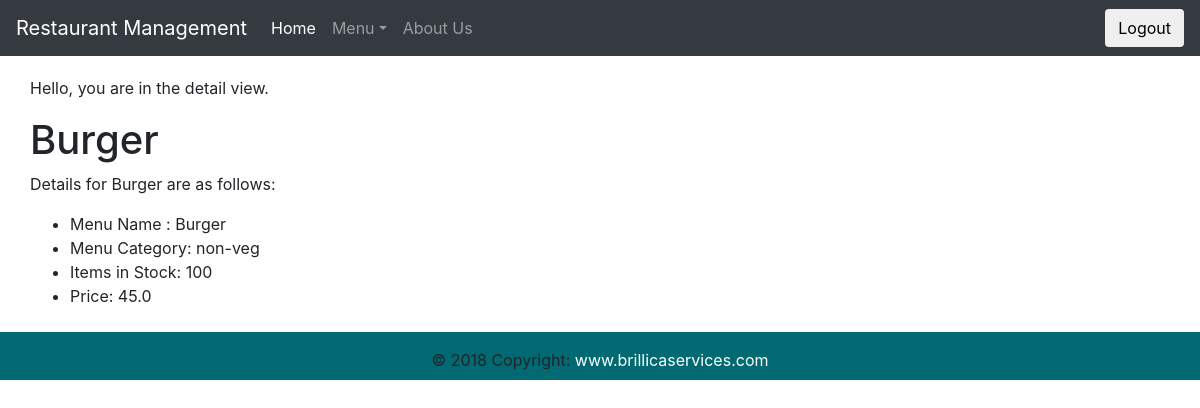
Screenshot of /mywebsite/2/ (signed in) with the database file from the repository.
### mywebsite/models.py (models this page shows, shortened)
class Menu(models.Model):
    MENU_CATEGORY = (
        ('veg', 'Vegetarian'),
        ('non-veg', 'Non Vegetarian'),
    )
    recipe_name = models.CharField(max_length=50, help_text='Enter the menu item name',
                                   verbose_name='Menu Item name')
    menucategory = models.CharField(max_length=7, choices=MENU_CATEGORY, default='veg',
                                    help_text='Describe if the dish is veg or non-veg',
                                    verbose_name='Select the dish type')
    items_in_stock = models.IntegerField(default=0, help_text='Enter the number of items in stock',
                                         verbose_name='Number of items in stock')
    price = models.FloatField(default=0.0, help_text='Enter the price of the menu item',
                              verbose_name='Price of the menu item')
    class Meta:
        ordering = ["recipe_name"]

### mywebsite/views.py (the view)
# urls.py: path('<int:pk>/', views.MenuDetailView.as_view(), name='menu-detail')
class MenuDetailView(generic.DetailView):
    context_object_name = 'menu'
    queryset = Menu.objects.all()
    template_name = 'mywebsite/detail.html'

### mywebsite/templates/mywebsite/detail.html
{% extends 'mywebsite/base.html' %}
{% block content %}
    <p>Hello, you are in the detail view.</p>
    <h1>{{ menu.recipe_name }}</h1>
    <p>Details for {{ menu.recipe_name }} are as follows: </p>
    <ul>
        <li> Menu Name : {{ menu.recipe_name }} </li>
        <li> Menu Category: {{ menu.menucategory }} </li>
        <li> Items in Stock: {{ menu.items_in_stock }} </li>
        <li> Price: {{ menu.price }} </li>
    </ul>
{% endblock %}

### mywebsite/templates/mywebsite/base.html (style rules this page uses)
body { padding-bottom: 20px; }

### rows the page displays
Menu: recipe_name "Burger", menucategory "non-veg", items_in_stock "100", price "45.0"
